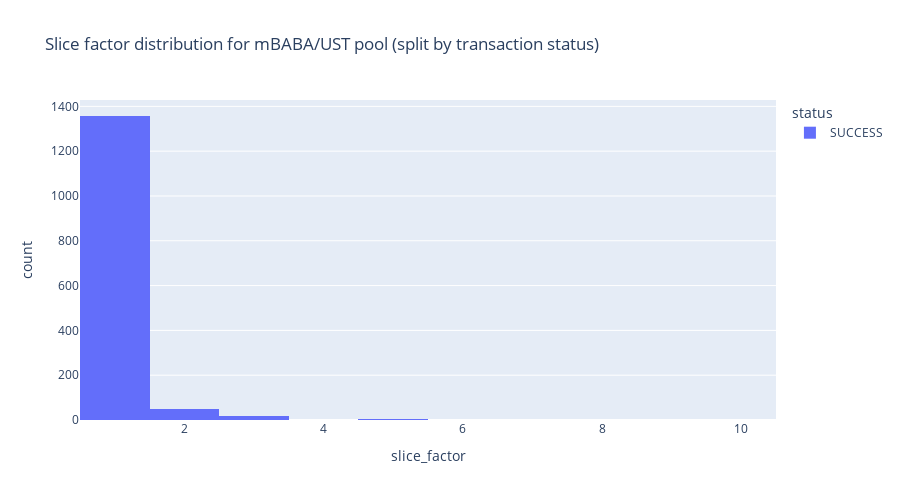
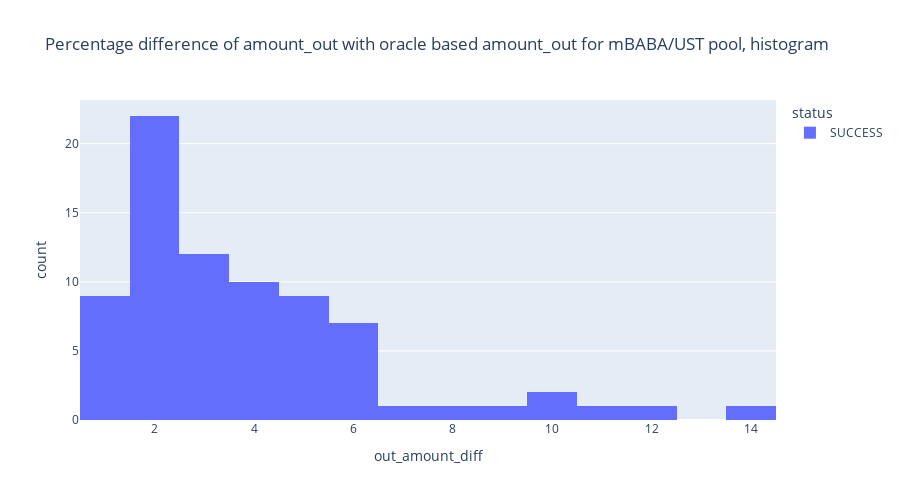

Here is the notebook cell these charts were saved with, in order:
### Markdown cell above
### Plotting mitigation comparison, slice factor distribution, reserves distributions, cumulative prices distributions, transaction frequency distributions, price impact after each transaction distributions

### Code cell
mbaba_ust_sim.show_mitigation_comparison(mbaba_ust_swaps_mitigation_off_df, mbaba_ust_swaps_mitigation_on_df)
mbaba_ust_sim.px_hist_blocked_transactions_slice(mbaba_ust_swaps_mitigation_on_df)
mbaba_ust_sim.px_hist_blocked_transactions_difference_from_oracle(mbaba_ust_swaps_mitigation_on_df)
mbaba_ust_sim.plot_slice_distribution_and_diff_limit_line(mbaba_ust_swaps_mitigation_on_df)
mbaba_ust_sim.plot_reserves_with_and_without_mitigation(mbaba_ust_swaps_mitigation_off_df, mbaba_ust_swaps_mitigation_on_df)
mbaba_ust_sim.plot_cumulative_prices_with_and_without_mitigation(mbaba_ust_swaps_mitigation_off_df, mbaba_ust_swaps_mitigation_off_df, make_big_num_convert=True)
mbaba_ust_sim.plot_price_distribution(mbaba_ust_swaps_mitigation_off_df, mbaba_ust_swaps_mitigation_on_df, separate_plots=True)
mbaba_ust_sim.plot_frequency_distribution(mbaba_ust_swaps_mitigation_on_df)
mbaba_ust_sim.plot_price_impact(mbaba_ust_swaps_mitigation_off_df, mbaba_ust_swaps_mitigation_on_df, 
                                smallest_y=mbaba_ust_swaps_mitigation_off_df['price_diff'].min(), 
                                biggest_y=mbaba_ust_swaps_mitigation_off_df['price_diff'].max())

### Figure 1 — Plotly figure (JSON) as saved in the notebook; plotly's stock layout.template omitted (floating-point values rounded to 4 significant figures; data arrays with more than 128 entries replaced by an {"elided": "..."} marker saying what was removed)
{"data": [{"alignmentgroup": "True", "bingroup": "x", "hovertemplate": "status=SUCCESS<br>slice_factor=%{x}<br>count=%{y}<extra></extra>", "legendgroup": "SUCCESS", "marker": {"color": "#636efa", "pattern": {"shape": ""}}, "name": "SUCCESS", "offsetgroup": "SUCCESS", "orientation": "v", "showlegend": true, "type": "histogram", "x": {"elided": "1830 int values"}, "xaxis": "x", "yaxis": "y"}], "layout": {"barmode": "relative", "height": 500, "legend": {"title": {"text": "status"}, "tracegroupgap": 0}, "title": {"text": "Slice factor distribution for mBABA/UST pool (split by transaction status)"}, "width": 900, "xaxis": {"anchor": "y", "categoryorder": "total descending", "domain": [0, 1], "title": {"text": "slice_factor"}}, "yaxis": {"anchor": "x", "domain": [0, 1], "title": {"text": "count"}}}}

### Figure 2 — Plotly figure (JSON) as saved in the notebook; plotly's stock layout.template omitted (floating-point values rounded to 4 significant figures)
{"data": [{"alignmentgroup": "True", "bingroup": "x", "hovertemplate": "status=SUCCESS<br>out_amount_diff=%{x}<br>count=%{y}<extra></extra>", "legendgroup": "SUCCESS", "marker": {"color": "#636efa", "pattern": {"shape": ""}}, "name": "SUCCESS", "offsetgroup": "SUCCESS", "orientation": "v", "showlegend": true, "type": "histogram", "x": [5, 7, 12, 14, 11, 8, 6, 2, 2, 5, 9, 6, 2, 6, 3, 2, 6, 5, 3, 2, 6, 4, 5, 4, 1, 3, 5, 1, 3, 2, 1, 1, 3, 3, 6, 5, 6, 2, 4, 1, 10, 10, 2, 3, 2, 2, 2, 3, 1, 2, 3, 2, 4, 3, 1, 4, 5, 2, 2, 4, 2, 2, 2, 3, 2, 1, 2, 4, 4, 1, 2, 5, 4, 4, 3, 5, 2], "xaxis": "x", "yaxis": "y"}], "layout": {"barmode": "relative", "height": 500, "legend": {"title": {"text": "status"}, "tracegroupgap": 0}, "title": {"text": "Percentage difference of amount_out with oracle based amount_out for mBABA/UST pool, histogram"}, "width": 900, "xaxis": {"anchor": "y", "categoryorder": "total descending", "domain": [0, 1], "title": {"text": "out_amount_diff"}}, "yaxis": {"anchor": "x", "domain": [0, 1], "title": {"text": "count"}}}}
